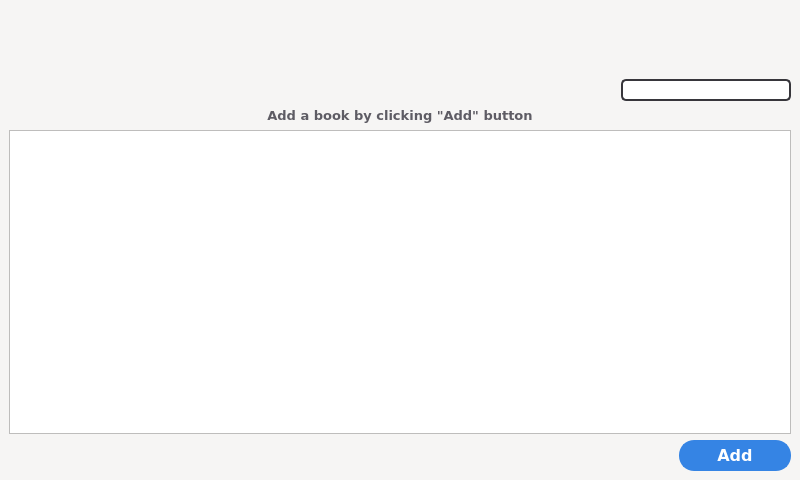
<?xml version="1.0" encoding="UTF-8"?>
<ui version="4.0">
 <class>MainWindow</class>
 <widget class="QMainWindow" name="MainWindow">
  <property name="geometry">
   <rect>
    <x>0</x>
    <y>0</y>
    <width>800</width>
    <height>480</height>
   </rect>
  </property>
  <property name="sizePolicy">
   <sizepolicy hsizetype="Minimum" vsizetype="Minimum">
    <horstretch>0</horstretch>
    <verstretch>0</verstretch>
   </sizepolicy>
  </property>
  <property name="minimumSize">
   <size>
    <width>800</width>
    <height>480</height>
   </size>
  </property>
  <property name="maximumSize">
   <size>
    <width>8000000</width>
    <height>4800000</height>
   </size>
  </property>
  <property name="palette">
   <palette>
    <active>
     <colorrole role="WindowText">
      <brush brushstyle="SolidPattern">
       <color alpha="255">
        <red>0</red>
        <green>0</green>
        <blue>0</blue>
       </color>
      </brush>
     </colorrole>
     <colorrole role="Button">
      <brush brushstyle="SolidPattern">
       <color alpha="255">
        <red>53</red>
        <green>132</green>
        <blue>228</blue>
       </color>
      </brush>
     </colorrole>
     <colorrole role="Light">
      <brush brushstyle="SolidPattern">
       <color alpha="255">
        <red>255</red>
        <green>255</green>
        <blue>255</blue>
       </color>
      </brush>
     </colorrole>
     <colorrole role="Midlight">
      <brush brushstyle="SolidPattern">
       <color alpha="255">
        <red>250</red>
        <green>250</green>
        <blue>249</blue>
       </color>
      </brush>
     </colorrole>
     <colorrole role="Dark">
      <brush brushstyle="SolidPattern">
       <color alpha="255">
        <red>123</red>
        <green>122</green>
        <blue>122</blue>
       </color>
      </brush>
     </colorrole>
     <colorrole role="Mid">
      <brush brushstyle="SolidPattern">
       <color alpha="255">
        <red>164</red>
        <green>163</green>
        <blue>163</blue>
       </color>
      </brush>
     </colorrole>
     <colorrole role="Text">
      <brush brushstyle="SolidPattern">
       <color alpha="255">
        <red>0</red>
        <green>0</green>
        <blue>0</blue>
       </color>
      </brush>
     </colorrole>
     <colorrole role="BrightText">
      <brush brushstyle="SolidPattern">
       <color alpha="255">
        <red>255</red>
        <green>255</green>
        <blue>255</blue>
       </color>
      </brush>
     </colorrole>
     <colorrole role="ButtonText">
      <brush brushstyle="SolidPattern">
       <color alpha="255">
        <red>0</red>
        <green>0</green>
        <blue>0</blue>
       </color>
      </brush>
     </colorrole>
     <colorrole role="Base">
      <brush brushstyle="SolidPattern">
       <color alpha="255">
        <red>255</red>
        <green>255</green>
        <blue>255</blue>
       </color>
      </brush>
     </colorrole>
     <colorrole role="Window">
      <brush brushstyle="SolidPattern">
       <color alpha="255">
        <red>246</red>
        <green>245</green>
        <blue>244</blue>
       </color>
      </brush>
     </colorrole>
     <colorrole role="Shadow">
      <brush brushstyle="SolidPattern">
       <color alpha="255">
        <red>0</red>
        <green>0</green>
        <blue>0</blue>
       </color>
      </brush>
     </colorrole>
     <colorrole role="AlternateBase">
      <brush brushstyle="SolidPattern">
       <color alpha="255">
        <red>250</red>
        <green>250</green>
        <blue>249</blue>
       </color>
      </brush>
     </colorrole>
     <colorrole role="ToolTipBase">
      <brush brushstyle="SolidPattern">
       <color alpha="255">
        <red>255</red>
        <green>255</green>
        <blue>220</blue>
       </color>
      </brush>
     </colorrole>
     <colorrole role="ToolTipText">
      <brush brushstyle="SolidPattern">
       <color alpha="255">
        <red>0</red>
        <green>0</green>
        <blue>0</blue>
       </color>
      </brush>
     </colorrole>
    </active>
    <inactive>
     <colorrole role="WindowText">
      <brush brushstyle="SolidPattern">
       <color alpha="255">
        <red>0</red>
        <green>0</green>
        <blue>0</blue>
       </color>
      </brush>
     </colorrole>
     <colorrole role="Button">
      <brush brushstyle="SolidPattern">
       <color alpha="255">
        <red>53</red>
        <green>132</green>
        <blue>228</blue>
       </color>
      </brush>
     </colorrole>
     <colorrole role="Light">
      <brush brushstyle="SolidPattern">
       <color alpha="255">
        <red>255</red>
        <green>255</green>
        <blue>255</blue>
       </color>
      </brush>
     </colorrole>
     <colorrole role="Midlight">
      <brush brushstyle="SolidPattern">
       <color alpha="255">
        <red>250</red>
        <green>250</green>
        <blue>249</blue>
       </color>
      </brush>
     </colorrole>
     <colorrole role="Dark">
      <brush brushstyle="SolidPattern">
       <color alpha="255">
        <red>123</red>
        <green>122</green>
        <blue>122</blue>
       </color>
      </brush>
     </colorrole>
     <colorrole role="Mid">
      <brush brushstyle="SolidPattern">
       <color alpha="255">
        <red>164</red>
        <green>163</green>
        <blue>163</blue>
       </color>
      </brush>
     </colorrole>
     <colorrole role="Text">
      <brush brushstyle="SolidPattern">
       <color alpha="255">
        <red>0</red>
        <green>0</green>
        <blue>0</blue>
       </color>
      </brush>
     </colorrole>
     <colorrole role="BrightText">
      <brush brushstyle="SolidPattern">
       <color alpha="255">
        <red>255</red>
        <green>255</green>
        <blue>255</blue>
       </color>
      </brush>
     </colorrole>
     <colorrole role="ButtonText">
      <brush brushstyle="SolidPattern">
       <color alpha="255">
        <red>0</red>
        <green>0</green>
        <blue>0</blue>
       </color>
      </brush>
     </colorrole>
     <colorrole role="Base">
      <brush brushstyle="SolidPattern">
       <color alpha="255">
        <red>255</red>
        <green>255</green>
        <blue>255</blue>
       </color>
      </brush>
     </colorrole>
     <colorrole role="Window">
      <brush brushstyle="SolidPattern">
       <color alpha="255">
        <red>246</red>
        <green>245</green>
        <blue>244</blue>
       </color>
      </brush>
     </colorrole>
     <colorrole role="Shadow">
      <brush brushstyle="SolidPattern">
       <color alpha="255">
        <red>0</red>
        <green>0</green>
        <blue>0</blue>
       </color>
      </brush>
     </colorrole>
     <colorrole role="AlternateBase">
      <brush brushstyle="SolidPattern">
       <color alpha="255">
        <red>250</red>
        <green>250</green>
        <blue>249</blue>
       </color>
      </brush>
     </colorrole>
     <colorrole role="ToolTipBase">
      <brush brushstyle="SolidPattern">
       <color alpha="255">
        <red>255</red>
        <green>255</green>
        <blue>220</blue>
       </color>
      </brush>
     </colorrole>
     <colorrole role="ToolTipText">
      <brush brushstyle="SolidPattern">
       <color alpha="255">
        <red>0</red>
        <green>0</green>
        <blue>0</blue>
       </color>
      </brush>
     </colorrole>
    </inactive>
    <disabled>
     <colorrole role="WindowText">
      <brush brushstyle="SolidPattern">
       <color alpha="255">
        <red>123</red>
        <green>122</green>
        <blue>122</blue>
       </color>
      </brush>
     </colorrole>
     <colorrole role="Button">
      <brush brushstyle="SolidPattern">
       <color alpha="255">
        <red>53</red>
        <green>132</green>
        <blue>228</blue>
       </color>
      </brush>
     </colorrole>
     <colorrole role="Light">
      <brush brushstyle="SolidPattern">
       <color alpha="255">
        <red>255</red>
        <green>255</green>
        <blue>255</blue>
       </color>
      </brush>
     </colorrole>
     <colorrole role="Midlight">
      <brush brushstyle="SolidPattern">
       <color alpha="255">
        <red>250</red>
        <green>250</green>
        <blue>249</blue>
       </color>
      </brush>
     </colorrole>
     <colorrole role="Dark">
      <brush brushstyle="SolidPattern">
       <color alpha="255">
        <red>123</red>
        <green>122</green>
        <blue>122</blue>
       </color>
      </brush>
     </colorrole>
     <colorrole role="Mid">
      <brush brushstyle="SolidPattern">
       <color alpha="255">
        <red>164</red>
        <green>163</green>
        <blue>163</blue>
       </color>
      </brush>
     </colorrole>
     <colorrole role="Text">
      <brush brushstyle="SolidPattern">
       <color alpha="255">
        <red>123</red>
        <green>122</green>
        <blue>122</blue>
       </color>
      </brush>
     </colorrole>
     <colorrole role="BrightText">
      <brush brushstyle="SolidPattern">
       <color alpha="255">
        <red>255</red>
        <green>255</green>
        <blue>255</blue>
       </color>
      </brush>
     </colorrole>
     <colorrole role="ButtonText">
      <brush brushstyle="SolidPattern">
       <color alpha="255">
        <red>123</red>
        <green>122</green>
        <blue>122</blue>
       </color>
      </brush>
     </colorrole>
     <colorrole role="Base">
      <brush brushstyle="SolidPattern">
       <color alpha="255">
        <red>246</red>
        <green>245</green>
        <blue>244</blue>
       </color>
      </brush>
     </colorrole>
     <colorrole role="Window">
      <brush brushstyle="SolidPattern">
       <color alpha="255">
        <red>246</red>
        <green>245</green>
        <blue>244</blue>
       </color>
      </brush>
     </colorrole>
     <colorrole role="Shadow">
      <brush brushstyle="SolidPattern">
       <color alpha="255">
        <red>0</red>
        <green>0</green>
        <blue>0</blue>
       </color>
      </brush>
     </colorrole>
     <colorrole role="AlternateBase">
      <brush brushstyle="SolidPattern">
       <color alpha="255">
        <red>246</red>
        <green>245</green>
        <blue>244</blue>
       </color>
      </brush>
     </colorrole>
     <colorrole role="ToolTipBase">
      <brush brushstyle="SolidPattern">
       <color alpha="255">
        <red>255</red>
        <green>255</green>
        <blue>220</blue>
       </color>
      </brush>
     </colorrole>
     <colorrole role="ToolTipText">
      <brush brushstyle="SolidPattern">
       <color alpha="255">
        <red>0</red>
        <green>0</green>
        <blue>0</blue>
       </color>
      </brush>
     </colorrole>
    </disabled>
   </palette>
  </property>
  <property name="font">
   <font>
    <family>MS Shell Dlg 2</family>
   </font>
  </property>
  <property name="acceptDrops">
   <bool>true</bool>
  </property>
  <property name="windowTitle">
   <string>Bionic</string>
  </property>
  <property name="windowIcon">
   <iconset resource="../../res.qrc">
    <normaloff>:/img/img/b_logo.png</normaloff>:/img/img/b_logo.png</iconset>
  </property>
  <widget class="QWidget" name="centralwidget">
   <property name="enabled">
    <bool>true</bool>
   </property>
   <property name="sizePolicy">
    <sizepolicy hsizetype="Minimum" vsizetype="Minimum">
     <horstretch>0</horstretch>
     <verstretch>0</verstretch>
    </sizepolicy>
   </property>
   <property name="minimumSize">
    <size>
     <width>800</width>
     <height>0</height>
    </size>
   </property>
   <layout class="QVBoxLayout" name="verticalLayout_2">
    <item>
     <layout class="QHBoxLayout" name="horizontalLayout_3">
      <item>
       <widget class="QLabel" name="label_3">
        <property name="sizePolicy">
         <sizepolicy hsizetype="Fixed" vsizetype="Fixed">
          <horstretch>0</horstretch>
          <verstretch>0</verstretch>
         </sizepolicy>
        </property>
        <property name="maximumSize">
         <size>
          <width>16777215</width>
          <height>100</height>
         </size>
        </property>
        <property name="text">
         <string/>
        </property>
        <property name="pixmap">
         <pixmap resource="../../res.qrc">:/img/img/logo.png</pixmap>
        </property>
        <property name="scaledContents">
         <bool>false</bool>
        </property>
        <property name="wordWrap">
         <bool>false</bool>
        </property>
       </widget>
      </item>
      <item>
       <spacer name="horizontalSpacer_3">
        <property name="orientation">
         <enum>Qt::Horizontal</enum>
        </property>
        <property name="sizeHint" stdset="0">
         <size>
          <width>40</width>
          <height>20</height>
         </size>
        </property>
       </spacer>
      </item>
      <item>
       <layout class="QVBoxLayout" name="verticalLayout">
        <property name="sizeConstraint">
         <enum>QLayout::SetDefaultConstraint</enum>
        </property>
        <item>
         <spacer name="verticalSpacer">
          <property name="orientation">
           <enum>Qt::Vertical</enum>
          </property>
          <property name="sizeType">
           <enum>QSizePolicy::Fixed</enum>
          </property>
          <property name="sizeHint" stdset="0">
           <size>
            <width>20</width>
            <height>70</height>
           </size>
          </property>
         </spacer>
        </item>
        <item>
         <layout class="QHBoxLayout" name="horizontalLayout_4">
          <item>
           <widget class="QLineEdit" name="searchfield">
            <property name="sizePolicy">
             <sizepolicy hsizetype="Fixed" vsizetype="Fixed">
              <horstretch>0</horstretch>
              <verstretch>0</verstretch>
             </sizepolicy>
            </property>
            <property name="minimumSize">
             <size>
              <width>170</width>
              <height>22</height>
             </size>
            </property>
            <property name="maximumSize">
             <size>
              <width>16777215</width>
              <height>22</height>
             </size>
            </property>
            <property name="font">
             <font>
              <family>DejaVu Sans</family>
             </font>
            </property>
            <property name="styleSheet">
             <string notr="true">border-style: solid;
border-radius: 5px;
border-width: 2px;
border-color: rgb(55, 54, 59);
background-color: rgb(255, 255, 255);
image: url(:/img/img/search.png) right;
image-position: right;
color: black;
padding-top: 1px;
padding-bottom: 1px;</string>
            </property>
            <property name="alignment">
             <set>Qt::AlignBottom|Qt::AlignLeading|Qt::AlignLeft</set>
            </property>
            <property name="placeholderText">
             <string/>
            </property>
            <property name="clearButtonEnabled">
             <bool>false</bool>
            </property>
           </widget>
          </item>
         </layout>
        </item>
       </layout>
      </item>
     </layout>
    </item>
    <item>
     <layout class="QVBoxLayout" name="verticalLayout_5">
      <item>
       <widget class="QLabel" name="addbook_label">
        <property name="sizePolicy">
         <sizepolicy hsizetype="Preferred" vsizetype="Fixed">
          <horstretch>0</horstretch>
          <verstretch>0</verstretch>
         </sizepolicy>
        </property>
        <property name="font">
         <font>
          <family>DejaVu Sans</family>
          <pointsize>10</pointsize>
          <weight>75</weight>
          <bold>true</bold>
         </font>
        </property>
        <property name="styleSheet">
         <string notr="true">color: rgb(94, 92, 100);</string>
        </property>
        <property name="text">
         <string>Add a book by clicking &quot;Add&quot; button</string>
        </property>
        <property name="scaledContents">
         <bool>false</bool>
        </property>
        <property name="alignment">
         <set>Qt::AlignCenter</set>
        </property>
        <property name="buddy">
         <cstring></cstring>
        </property>
       </widget>
      </item>
      <item>
       <widget class="QListWidget" name="listBooks">
        <property name="palette">
         <palette>
          <active>
           <colorrole role="WindowText">
            <brush brushstyle="SolidPattern">
             <color alpha="255">
              <red>94</red>
              <green>92</green>
              <blue>100</blue>
             </color>
            </brush>
           </colorrole>
          </active>
          <inactive>
           <colorrole role="WindowText">
            <brush brushstyle="SolidPattern">
             <color alpha="255">
              <red>94</red>
              <green>92</green>
              <blue>100</blue>
             </color>
            </brush>
           </colorrole>
          </inactive>
          <disabled>
           <colorrole role="WindowText">
            <brush brushstyle="SolidPattern">
             <color alpha="255">
              <red>123</red>
              <green>122</green>
              <blue>122</blue>
             </color>
            </brush>
           </colorrole>
          </disabled>
         </palette>
        </property>
        <property name="font">
         <font>
          <pointsize>15</pointsize>
          <weight>75</weight>
          <bold>true</bold>
         </font>
        </property>
        <property name="acceptDrops">
         <bool>true</bool>
        </property>
        <property name="toolTip">
         <string>Add a book by clicking &quot;Add&quot; button</string>
        </property>
        <property name="editTriggers">
         <set>QAbstractItemView::NoEditTriggers</set>
        </property>
        <property name="showDropIndicator" stdset="0">
         <bool>false</bool>
        </property>
        <property name="dragDropMode">
         <enum>QAbstractItemView::DropOnly</enum>
        </property>
        <property name="defaultDropAction">
         <enum>Qt::CopyAction</enum>
        </property>
        <property name="alternatingRowColors">
         <bool>true</bool>
        </property>
        <property name="selectionMode">
         <enum>QAbstractItemView::NoSelection</enum>
        </property>
       </widget>
      </item>
     </layout>
    </item>
    <item>
     <layout class="QHBoxLayout" name="horizontalLayout">
      <item>
       <widget class="QPushButton" name="settings_button">
        <property name="cursor">
         <cursorShape>PointingHandCursor</cursorShape>
        </property>
        <property name="styleSheet">
         <string notr="true">border : 0;
background: transparent;</string>
        </property>
        <property name="text">
         <string/>
        </property>
        <property name="icon">
         <iconset resource="../../res.qrc">
          <normaloff>:/img/img/settings.png</normaloff>:/img/img/settings.png</iconset>
        </property>
        <property name="iconSize">
         <size>
          <width>30</width>
          <height>30</height>
         </size>
        </property>
       </widget>
      </item>
      <item>
       <spacer name="horizontalSpacer">
        <property name="orientation">
         <enum>Qt::Horizontal</enum>
        </property>
        <property name="sizeType">
         <enum>QSizePolicy::Fixed</enum>
        </property>
        <property name="sizeHint" stdset="0">
         <size>
          <width>10</width>
          <height>1</height>
         </size>
        </property>
       </spacer>
      </item>
      <item>
       <widget class="QPushButton" name="darkmode_button">
        <property name="cursor">
         <cursorShape>PointingHandCursor</cursorShape>
        </property>
        <property name="styleSheet">
         <string notr="true">border : 0;
background: transparent;</string>
        </property>
        <property name="text">
         <string/>
        </property>
        <property name="icon">
         <iconset resource="../../res.qrc">
          <normaloff>:/img/img/darkmode.png</normaloff>:/img/img/darkmode.png</iconset>
        </property>
        <property name="iconSize">
         <size>
          <width>30</width>
          <height>30</height>
         </size>
        </property>
       </widget>
      </item>
      <item>
       <spacer name="horizontalSpacer_2">
        <property name="orientation">
         <enum>Qt::Horizontal</enum>
        </property>
        <property name="sizeHint" stdset="0">
         <size>
          <width>40</width>
          <height>20</height>
         </size>
        </property>
       </spacer>
      </item>
      <item>
       <widget class="QPushButton" name="add_button">
        <property name="sizePolicy">
         <sizepolicy hsizetype="Maximum" vsizetype="Fixed">
          <horstretch>0</horstretch>
          <verstretch>0</verstretch>
         </sizepolicy>
        </property>
        <property name="palette">
         <palette>
          <active>
           <colorrole role="WindowText">
            <brush brushstyle="SolidPattern">
             <color alpha="255">
              <red>255</red>
              <green>255</green>
              <blue>255</blue>
             </color>
            </brush>
           </colorrole>
           <colorrole role="Button">
            <brush brushstyle="SolidPattern">
             <color alpha="255">
              <red>53</red>
              <green>132</green>
              <blue>228</blue>
             </color>
            </brush>
           </colorrole>
           <colorrole role="Text">
            <brush brushstyle="SolidPattern">
             <color alpha="255">
              <red>255</red>
              <green>255</green>
              <blue>255</blue>
             </color>
            </brush>
           </colorrole>
           <colorrole role="ButtonText">
            <brush brushstyle="SolidPattern">
             <color alpha="255">
              <red>255</red>
              <green>255</green>
              <blue>255</blue>
             </color>
            </brush>
           </colorrole>
           <colorrole role="Base">
            <brush brushstyle="SolidPattern">
             <color alpha="255">
              <red>53</red>
              <green>132</green>
              <blue>228</blue>
             </color>
            </brush>
           </colorrole>
           <colorrole role="Window">
            <brush brushstyle="SolidPattern">
             <color alpha="255">
              <red>53</red>
              <green>132</green>
              <blue>228</blue>
             </color>
            </brush>
           </colorrole>
          </active>
          <inactive>
           <colorrole role="WindowText">
            <brush brushstyle="SolidPattern">
             <color alpha="255">
              <red>255</red>
              <green>255</green>
              <blue>255</blue>
             </color>
            </brush>
           </colorrole>
           <colorrole role="Button">
            <brush brushstyle="SolidPattern">
             <color alpha="255">
              <red>53</red>
              <green>132</green>
              <blue>228</blue>
             </color>
            </brush>
           </colorrole>
           <colorrole role="Text">
            <brush brushstyle="SolidPattern">
             <color alpha="255">
              <red>255</red>
              <green>255</green>
              <blue>255</blue>
             </color>
            </brush>
           </colorrole>
           <colorrole role="ButtonText">
            <brush brushstyle="SolidPattern">
             <color alpha="255">
              <red>255</red>
              <green>255</green>
              <blue>255</blue>
             </color>
            </brush>
           </colorrole>
           <colorrole role="Base">
            <brush brushstyle="SolidPattern">
             <color alpha="255">
              <red>53</red>
              <green>132</green>
              <blue>228</blue>
             </color>
            </brush>
           </colorrole>
           <colorrole role="Window">
            <brush brushstyle="SolidPattern">
             <color alpha="255">
              <red>53</red>
              <green>132</green>
              <blue>228</blue>
             </color>
            </brush>
           </colorrole>
          </inactive>
          <disabled>
           <colorrole role="WindowText">
            <brush brushstyle="SolidPattern">
             <color alpha="255">
              <red>255</red>
              <green>255</green>
              <blue>255</blue>
             </color>
            </brush>
           </colorrole>
           <colorrole role="Button">
            <brush brushstyle="SolidPattern">
             <color alpha="255">
              <red>53</red>
              <green>132</green>
              <blue>228</blue>
             </color>
            </brush>
           </colorrole>
           <colorrole role="Text">
            <brush brushstyle="SolidPattern">
             <color alpha="255">
              <red>255</red>
              <green>255</green>
              <blue>255</blue>
             </color>
            </brush>
           </colorrole>
           <colorrole role="ButtonText">
            <brush brushstyle="SolidPattern">
             <color alpha="255">
              <red>255</red>
              <green>255</green>
              <blue>255</blue>
             </color>
            </brush>
           </colorrole>
           <colorrole role="Base">
            <brush brushstyle="SolidPattern">
             <color alpha="255">
              <red>53</red>
              <green>132</green>
              <blue>228</blue>
             </color>
            </brush>
           </colorrole>
           <colorrole role="Window">
            <brush brushstyle="SolidPattern">
             <color alpha="255">
              <red>53</red>
              <green>132</green>
              <blue>228</blue>
             </color>
            </brush>
           </colorrole>
          </disabled>
         </palette>
        </property>
        <property name="font">
         <font>
          <family>DejaVu Sans</family>
          <pointsize>12</pointsize>
          <weight>75</weight>
          <bold>true</bold>
          <stylestrategy>PreferAntialias</stylestrategy>
         </font>
        </property>
        <property name="cursor">
         <cursorShape>PointingHandCursor</cursorShape>
        </property>
        <property name="styleSheet">
         <string notr="true">background-color: rgb(53, 132, 228);
color: rgb(255, 255, 255);
border: 2px solid rgb(53, 132, 228);
border-radius: 15px;
padding: 4px;
width: 100px;
min-height: 18px;</string>
        </property>
        <property name="text">
         <string>Add</string>
        </property>
        <property name="default">
         <bool>false</bool>
        </property>
       </widget>
      </item>
     </layout>
    </item>
   </layout>
  </widget>
 </widget>
 <resources>
  <include location="../../res.qrc"/>
  <include location="../../res.qrc"/>
 </resources>
 <connections/>
</ui>
